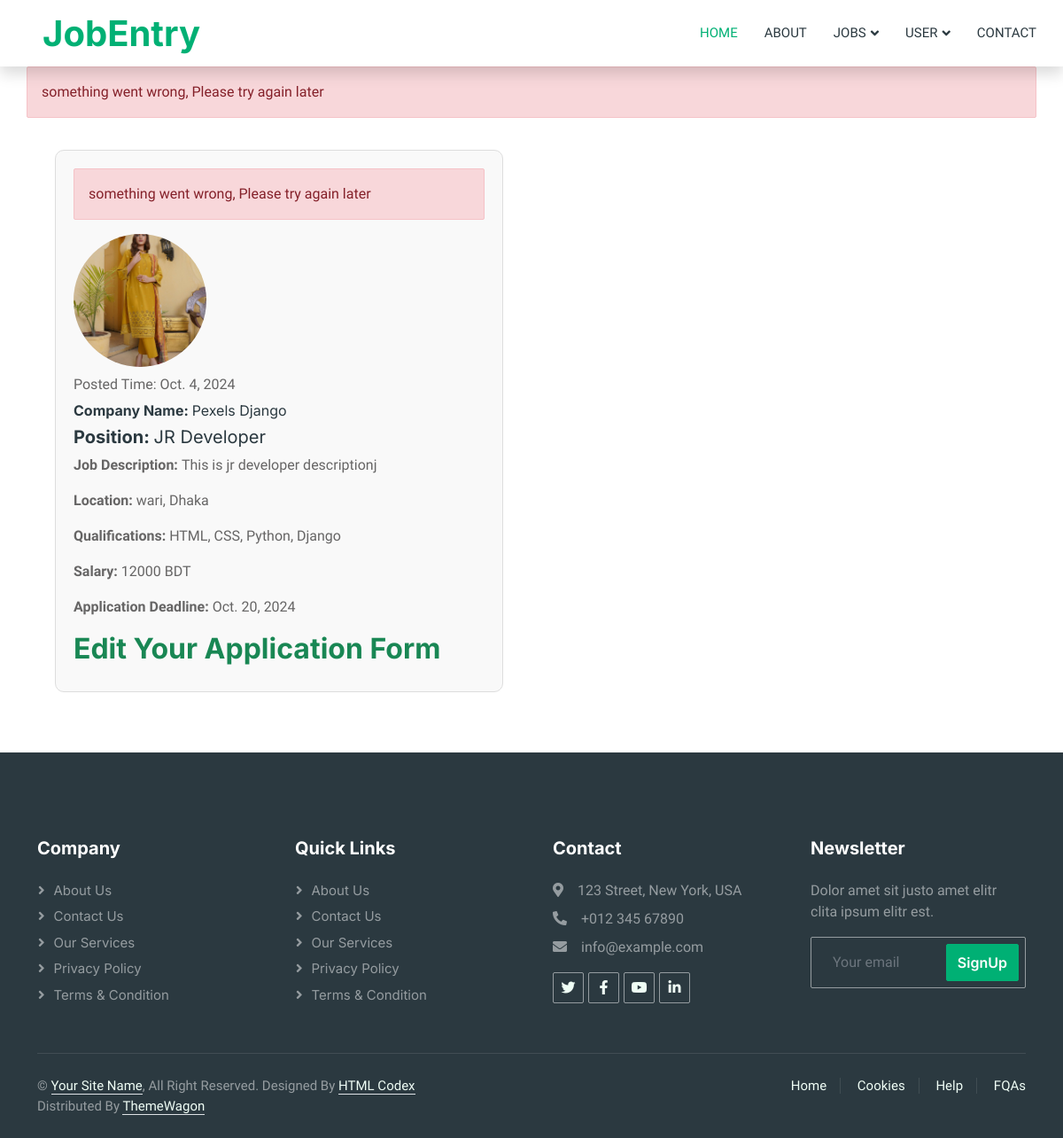
Screenshot of /view_application/2 (signed in) with the database file from the repository.
### App/models.py (models this page shows, shortened)
class JobModel(models.Model):
    user = models.ForeignKey(CustomUser, on_delete=models.CASCADE, null=True)
    job_title = models.CharField(max_length=50, null=True)
    JOB_TYPES = [
        ('full_time', 'Full-time'),
        ('part_time', 'Part-time'),
        ('internship', 'Internship'),
        ('freelance', 'Freelance'),
    ]
    job_type = models.CharField(max_length=100, choices=JOB_TYPES, null=True)
    job_description = models.TextField(max_length=500, null=True)
    company_logo = models.ImageField(upload_to="media/cv",null=True)
    company_name = models.CharField(max_length=50, null=True)
    job_location = models.CharField(max_length=100, null=True)
    salary = models.CharField(max_length=50, null=True)
    create_at = models.DateField(auto_now=True, null=True)
    update_at = models.DateField(auto_now_add=True, null=True)
    deadline = models.DateField(null=True)
    qualifications = models.CharField(max_length=200, null=True)

### myProject/views.py (the view)
# urls.py: path('view_application/<int:id>', view_application, name='view_application'),
@login_required
def view_application(req, id):
    job = JobModel.objects.get(id=id)
    applications = ApplyNowModel.objects.filter(job=job)
    current_user = req.user
    if current_user.user_type == 'seeker':
            if req.method == "POST":
                applicant_name = req.POST.get('fullName')
                apply_now_id = req.POST.get('apply_now_id')
                applicant_email = req.POST.get('email')
                applicant_cv_old = req.POST.get('applicant_cv_old')
                applicant_cv_new = req.FILES.get('resume')
                cover_letter = req.POST.get('coverLetter')
                applicant_update = ApplyNowModel(
                    user = current_user,
                    job = job,
                    id = apply_now_id,
                    applicant_name=applicant_name,
                    applicant_email=applicant_email,
                    applicant_cover_letter=cover_letter,
                )
                if applicant_cv_new:
                    applicant_update.applicant_cv = applicant_cv_new
                else:
                    applicant_update.applicant_cv = applicant_cv_old
                applicant_update.save()
                messages.success(req, 'Application Updated Successful')
                return redirect('profile')
            else:
                messages.error(req, "something went wrong, Please try again later")
    return render(req, 'common/view_application.html', {'data': job, 'applications': applications})

### templates/common/view_application.html (shortened to what this page needs)
{% extends "common/master.html" %}
{% block body %}
    {% include 'layouts/navbar.html' %}
<div class="container">
    <div class="row justify-content-start">
        {% include 'layouts/messages.html' %}
        <div class="col-md-6">
            <div class="profile-card">
                {% include 'layouts/messages.html' %}
                <img src="/{{data.company_logo}}" class="profile-image" alt="">
                <p class="my-2 text-lead fs-italic">Posted Time: {{data.create_at}}</p>
                <h2 class="lead fw-bold fs-6">Company Name: <span class="fw-normal">{{data.company_name}}</span></h2>
                <h2 class="lead fw-bold">Position: <span class="fw-normal">{{data.job_title}}</span></h2>
                <p class="lead fw-bold fs-6">Job Description: <span class="fw-normal">{{data.job_description}}</span></p>
                <p class="lead fw-bold fs-6">Location:  <span class="fw-normal">{{data.job_location}}</span></p>
                <p class="lead fw-bold fs-6">Qualifications:  <span class="fw-normal">{{data.qualifications}}</span></p>
                <p class="lead fw-bold fs-6">Salary:  <span class="fw-normal">{{data.salary}} BDT</span></p>
                <p class="lead fw-bold fs-6">Application Deadline:  <span class="fw-normal">{{data.deadline}}</span></p>
                {% if user.user_type == "seeker" %}
                        <section class="application-form">
                            <h2 class="text-success">Edit Your Application Form</h2>
                        </section>
                {% endif %}
            </div>
        </div>
    </div>
</div>
    {% include 'layouts/footer.html' %}
{% endblock body %}

### static/css/style.css (style rules this page uses)
:root { --primary: #00B074; --secondary: #2B9BFF; --light: #EFFDF5; --dark: #2B3940; }
.profile-card { margin: 20px; padding: 20px; border: 1px solid #ddd; border-radius: 10px; background-color: #f9f9f9; }
.profile-image { border-radius: 50%; width: 150px; height: 150px; object-fit: cover; }

### rows the page displays
JobModel: company_logo (picture), create_at "Oct. 4, 2024", company_name "Pexels Django", job_title "JR Developer", job_description "This is jr developer descriptionj", job_location "wari, Dhaka", qualifications "HTML, CSS, Python, Django", salary "12000", deadline "Oct. 20, 2024"

### other values shown
{{ msg }} "something went wrong, Please try again later" "something went wrong, Please try again later"
